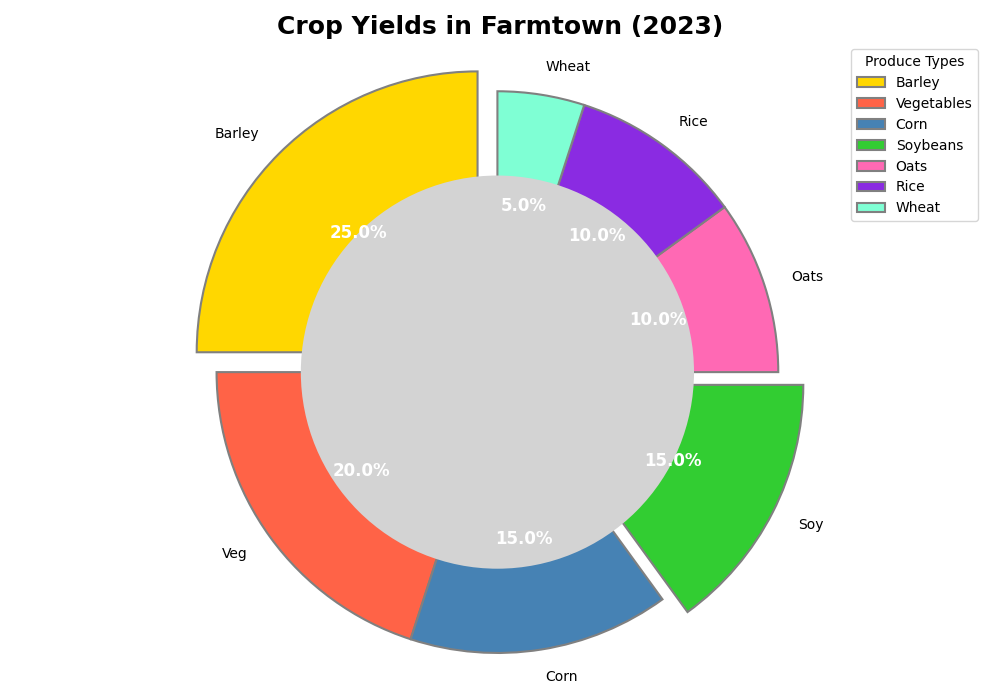

Source code (Python):
import matplotlib.pyplot as plt

crops = ['Barley', 'Vegetables', 'Corn', 'Soybeans', 'Oats', 'Rice', 'Wheat']
percentages = [25, 20, 15, 15, 10, 10, 5]

new_colors = ['#FFD700', '#FF6347', '#4682B4', '#32CD32', '#FF69B4', '#8A2BE2', '#7FFFD4']

explode = [0.1 if crop in ['Barley', 'Soybeans'] else 0 for crop in crops]

fig, ax = plt.subplots(figsize=(10, 7))
wedges, texts, autotexts = ax.pie(
    percentages,
    labels=['Barley', 'Veg', 'Corn', 'Soy', 'Oats', 'Rice', 'Wheat'],
    colors=new_colors,  # Different colors for each crop
    autopct='%1.1f%%',
    startangle=90,  # Changed start angle
    explode=explode,
    shadow=False,  # Removed the shadow
    wedgeprops={'edgecolor': 'grey', 'linewidth': 1.5}  # Changed edge color and width
)

centre_circle = plt.Circle((0, 0), 0.70, fc='lightgrey')
fig.gca().add_artist(centre_circle)

ax.axis('equal')

for autotext in autotexts:
    autotext.set_color('white')
    autotext.set_fontsize(12)
    autotext.set_weight('bold')

plt.title("Crop Yields in Farmtown (2023)", fontsize=18, fontweight='bold', ha='center')

plt.legend(wedges, crops, title="Produce Types", loc='upper right', bbox_to_anchor=(1, 1))

plt.tight_layout()
plt.show()
